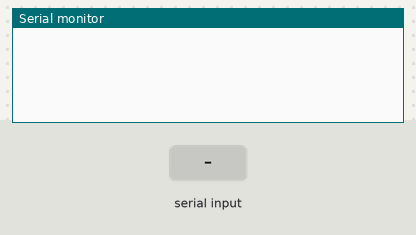
Bench run of a sketch on a simulated Arduino Uno, built with avr-gcc and run on an emulated ATmega328P. On the bench: the last lines printed to the serial monitor. The test bench sets the inputs (shaded band).

Above: at 1.2 s.
1.3 s: "0\n" received over Serial
At 1.7 s:
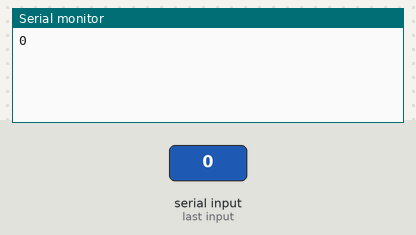
2.8 s: "90,45\n" received over Serial
At 4.2 s:
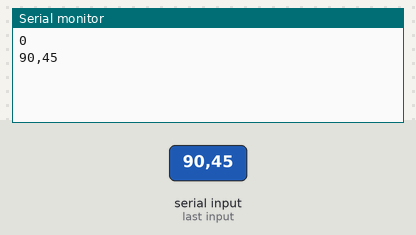

The sketch:

ArduinoCode.ino
```cpp
#include <stdio.h>
#include <AFMotor.h>
#include <SoftwareSerial.h>

AF_DCMotor motor1(1);
AF_DCMotor motor2(2);

int valor = 0;
const byte numChars = 32;
char receivedChars[numChars];

boolean newData = false;

void setup() {
  Serial.begin(9600);  // set up Serial library at 9600 bps
}

void loop() {
  endMarker();
  showData();
  metodo();
}
/*
 * Hace falta una marca para saber cuando tiene que dejar de recibir caracteres y guardarlo en un array de caracteres
 */
void endMarker() {
  static byte counter = 0;
  char endMarker = '\n';
  char receivedChar;

  while (Serial.available() > 0 && newData == false) {
    receivedChar = Serial.read();

    if (receivedChar != endMarker) {
      receivedChars[counter] = receivedChar;
      counter++;
      if (counter >= numChars) {
        counter = numChars - 1;
      }
    }
    else {
      receivedChars[counter] = '\0';
      counter = 0;
      newData = true;
    }
  }
}
/*
 * Envia el array de chars recibido
 */
void showData() {
 if (newData == true) {
  Serial.println(receivedChars);
  newData = false;
 }
}

/*
 * Controla la recepcion de comandos
 */
void metodo() {

  if(receivedChars[0] == ('N')) {
    motor_stop();
  }
  else {
    char e = receivedChars[2];
    char *x;
    *x = e;
    valor = atoi(x);

    if(receivedChars[0] == ('F')) {
      forward(valor * 27);
    }
    else if(receivedChars[0] == ('B')) {
      backward(valor * 27);
    }

    if(receivedChars[4] == '0') {
      motor2_stop();
    }
    else {
      if(receivedChars[4] == ('L')) {
        left();
      }
      else if(receivedChars[4] == ('R')) {
        right();
      }
    }
  }
}

void forward(int speed) {

  motor1.setSpeed(speed);
  motor1.run(FORWARD);
}

void backward(int speed) {

  motor1.setSpeed(speed);
  motor1.run(BACKWARD);
}

void left() {

  motor2.setSpeed(250);
  motor2.run(BACKWARD);
}

void right() {

  motor2.setSpeed(250);
  motor2.run(FORWARD);
}

void motor2_stop() {
  motor2.setSpeed(0);
  motor2.run(RELEASE);
}

void motor_stop(){

  motor1.setSpeed(0);
  motor2.run(RELEASE);
  motor2.setSpeed(0);
  motor2.run(RELEASE);
}
```

Measured:
- after the input at 1.3 s, the serial monitor: prints a new line at once (image 1)
- after the input at 2.8 s, the serial monitor: prints a new line at once (image 2)
